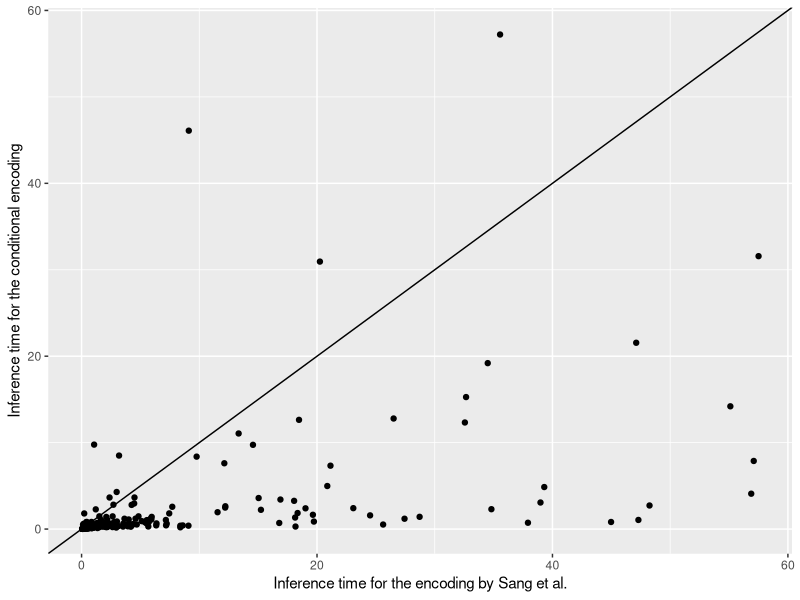
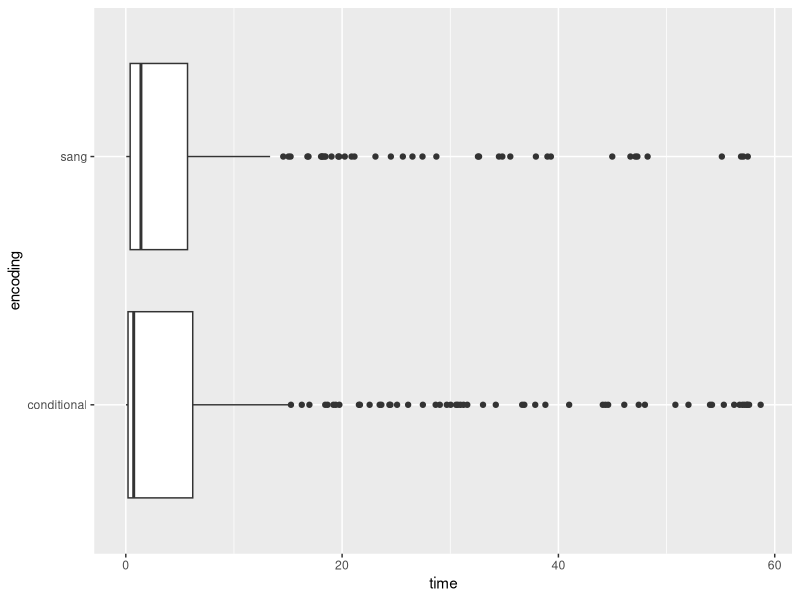
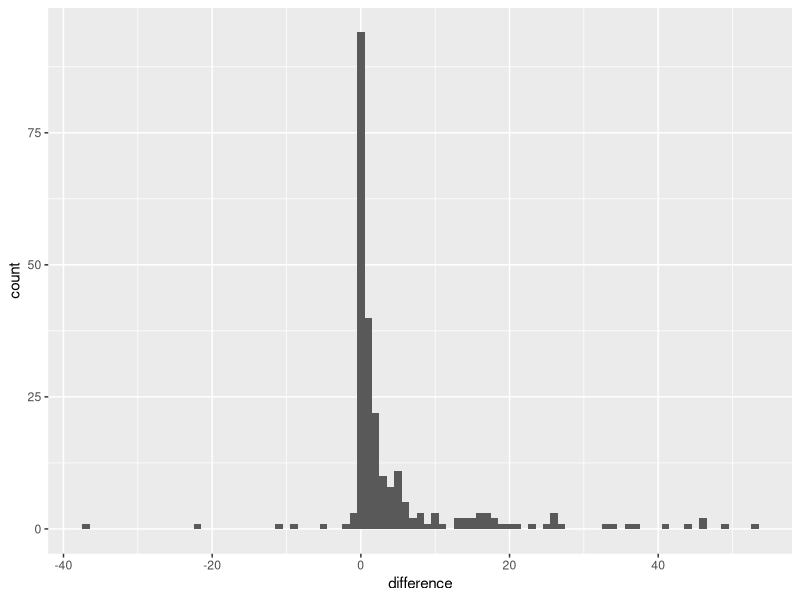
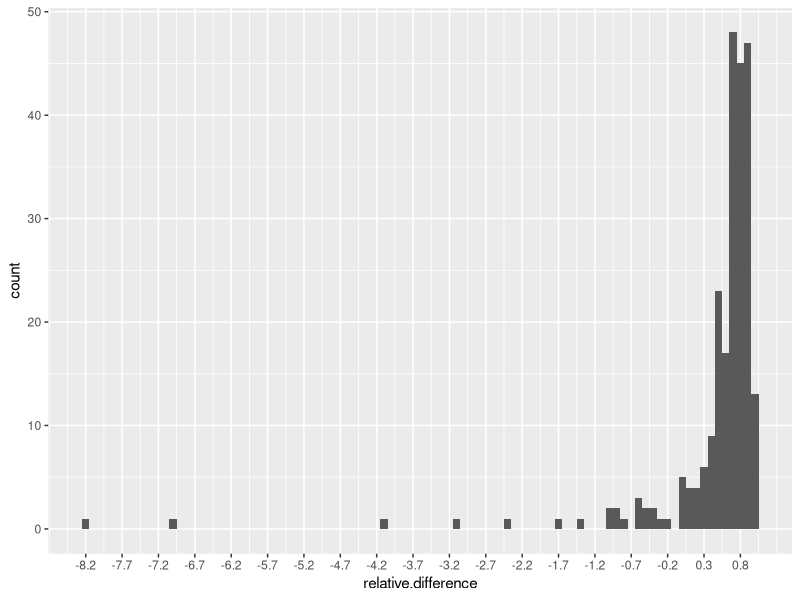

Recreate these plots in R, in order.
require(ggplot2)
require(scales)

df <- read.csv("results/all.csv", header = TRUE, sep = ",")

sang.data <- df[df$encoding == "sang",]
conditional.data <- df[df$encoding == "conditional",]

# Numbers of unsolved instances (incomplete)
sum(is.na(sang.data$answer))
sum(is.na(conditional.data$answer))

summary(sang.data$time)
summary(conditional.data$time)

# NOTE: Some timed out instances are omitted from this
merged <- merge(sang.data, conditional.data, by = "instance")
merged$difference <- merged$time.x - merged$time.y
merged$relative.difference <- merged$difference / merged$time.x
# The percentage of instances where my encoding is better
nrow(merged[merged$time.y < merged$time.x,])/nrow(merged)
summary(merged$difference)

ggplot(merged, aes(x = time.x, y = time.y)) +
  geom_point() +
  geom_abline(slope = 1, intercept = 0) +
#  scale_x_continuous(trans = log2_trans()) +
#  scale_y_continuous(trans = log2_trans()) +
  xlab("Inference time for the encoding by Sang et al.") +
  ylab("Inference time for the conditional encoding")

ggplot(df, aes(x = time, y = encoding)) +
  geom_boxplot()

ggplot(merged, aes(x = difference)) +
  geom_histogram(binwidth = 1)

ggplot(merged, aes(x = relative.difference)) +
  geom_histogram(binwidth = 0.1) +
  scale_x_continuous(breaks = round(seq(min(merged$relative.difference, na.rm = TRUE), max(merged$relative.difference, na.rm = TRUE), by = 0.5), 1))

quantile(merged$relative.difference, 0.90, na.rm = TRUE)
quantile(merged$relative.difference, 0.10, na.rm = TRUE)
summary(merged$relative.difference)
median(merged$relative.difference, na.rm = TRUE)
# The running time of a typical instance is reduced by 74%

# TL;DR: Almost never worse. Usually better by only a small amount, but sometimes significantly better.
